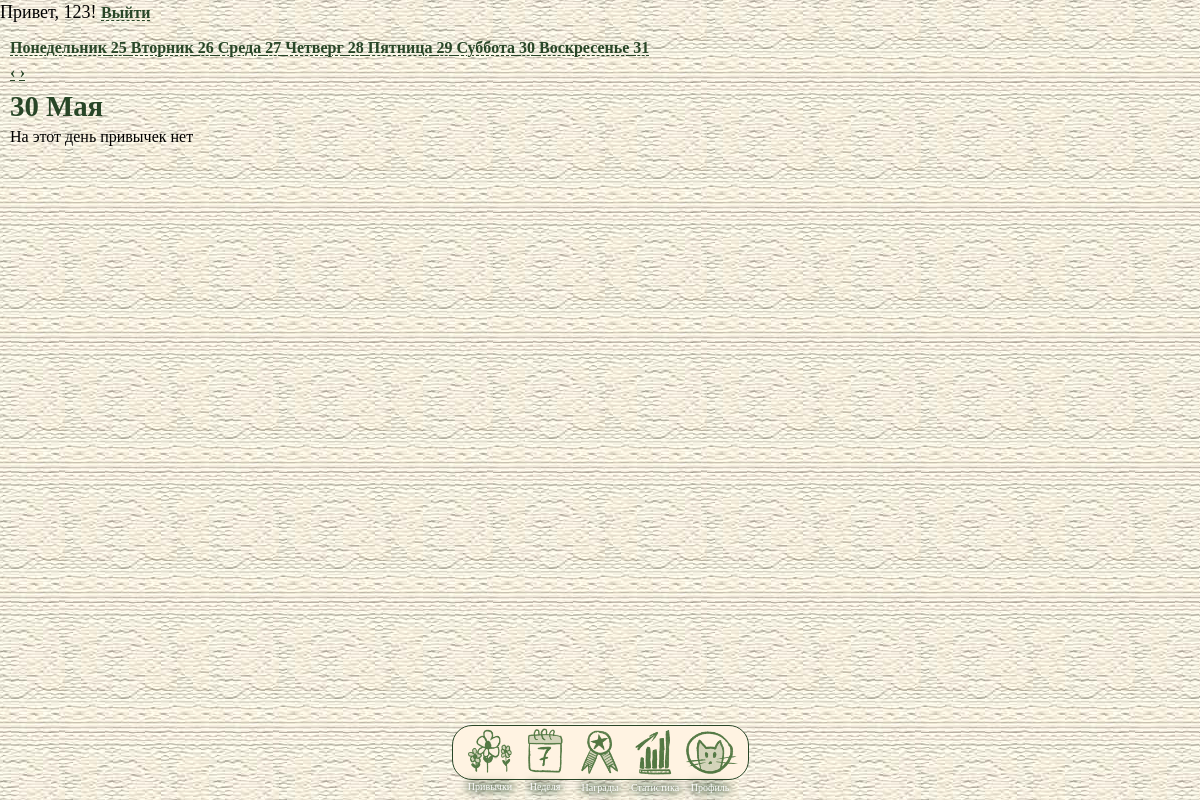
The page /week (signed in) on the database as committed earlier.
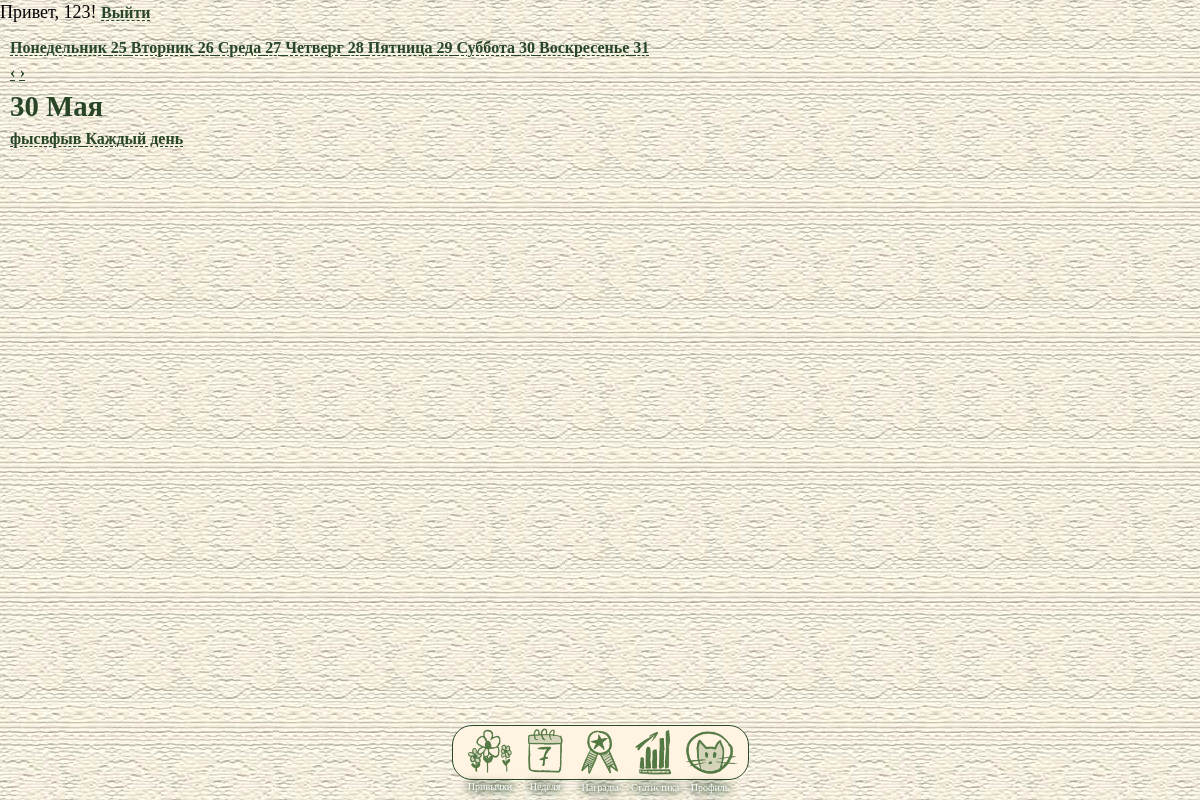
The same page on the database as committed later.
### app/models.py (models this page shows, shortened)
class User(UserMixin, db.Model):
    __tablename__ = 'users'
    id = db.Column(db.Integer, primary_key=True)
    email = db.Column(db.String(120), unique=True, nullable=False)
    username = db.Column(db.String(80), nullable=False)
    password_hash = db.Column(db.String(255), nullable=False)
    avatar_url = db.Column(db.String(255), nullable=True)
    experience = db.Column(db.Integer, default=0, nullable=False)
    created_at = db.Column(db.DateTime, default=datetime.utcnow, nullable=False)
    is_admin = db.Column(db.Boolean, default=False, nullable=False)
    habits = db.relationship('Habit', backref='user', lazy=True, cascade='all, delete-orphan')
    habit_logs = db.relationship('HabitLog', backref='user', lazy=True, cascade='all, delete-orphan')
    achievements = db.relationship('Achievement', backref='user', lazy=True, cascade='all, delete-orphan')
    rewards = db.relationship('Reward', backref='user', lazy=True, cascade='all, delete-orphan')

class Habit(db.Model):
    __tablename__ = 'habits'
    id = db.Column(db.Integer, primary_key=True)
    user_id = db.Column(db.Integer, db.ForeignKey('users.id'), nullable=False)
    category_id = db.Column(db.Integer, db.ForeignKey('categories.id'), nullable=True)
    title = db.Column(db.String(120), nullable=False)
    description = db.Column(db.Text, nullable=True)
    icon = db.Column(db.String(255), nullable=True)  # path relative to /static, e.g. 'uploads/habits/xyz.jpg'
    frequency = db.Column(db.String(20), nullable=False)  # 'daily' / 'weekly'
    target_days = db.Column(JSON, nullable=True)  # list[int], e.g. [1, 3, 5]
    reminder_time = db.Column(db.Time, nullable=True)
    color = db.Column(db.String(20), default='#4CAF50', nullable=False)
    is_active = db.Column(db.Boolean, default=True, nullable=False)
    created_at = db.Column(db.DateTime, default=datetime.utcnow, nullable=False)
    logs = db.relationship('HabitLog', backref='habit', lazy=True, cascade='all, delete-orphan')

### app/routes.py (the view)
@main.route('/week')
@login_required
def week():
    offset = request.args.get('offset', 0, type=int)
    today = date.today()
    monday = today - timedelta(days=today.weekday()) + timedelta(weeks=offset)
    sunday = monday + timedelta(days=6)
    default_sel = today.weekday() if monday <= today <= sunday else 0
    sel = request.args.get('day', default_sel, type=int)
    if sel < 0 or sel > 6:
        sel = default_sel
    user_habits = Habit.query.filter_by(user_id=current_user.id, is_active=True).all()
    days = []
    for i in range(7):
        d = monday + timedelta(days=i)
        iso_dow = i + 1  # 1=Пн ... 7=Вс
        days.append({
            'index': i,
            'date': d,
            'name': DAY_NAMES[i],
            'day_num': d.day,
            'label': f'{d.day} {MONTHS_GEN[d.month - 1].capitalize()}',
            'is_today': d == today,
            'is_selected': i == sel,
            'habits': [h for h in user_habits if _habit_scheduled_on(h, d, iso_dow)],
        })
    return render_template(
        'week.html',
        days=days,
        offset=offset,
        selected_index=sel,
    )

### app/models.py (called while the page is built)
@login_manager.user_loader
def load_user(user_id: str):
    return User.query.get(int(user_id))

### app/routes.py (called while the page is built)
def _habit_scheduled_on(habit, day: date, iso_dow: int) -> bool:
    if day < habit.created_at.date():
        return False
    if habit.frequency == 'daily':
        return True
    if habit.frequency == 'weekly' and habit.target_days:
        return iso_dow in habit.target_days
    return False

### app/templates/week.html (shortened to what this page needs)
{% extends "base.html" %}
{% block content %}
<section class="week-page">
    <div class="week-strip">
        {% for day in days %}
        <a class="week-day-btn {% if day.is_selected %}is-selected{% endif %} {% if day.is_today %}is-today{% endif %}"
           data-day="{{ day.index }}"
           data-label="{{ day.label }}"
           href="{{ url_for('main.week', offset=offset, day=day.index) }}">
            <span class="week-day-btn-name">{{ day.name }}</span>
            <span class="week-day-btn-num">{{ day.day_num }}</span>
        </a>
        {% endfor %}
    </div>
    <div class="week-arrows">
        <a class="week-arrow week-arrow-prev" href="{{ url_for('main.week', offset=offset - 1) }}">‹</a>
        <a class="week-arrow week-arrow-next" href="{{ url_for('main.week', offset=offset + 1) }}">›</a>
    </div>
    <h1 class="week-selected-date">
        {% for day in days if day.is_selected %}{{ day.label }}{% endfor %}
    </h1>
    {% for day in days %}
    <div class="week-day-panel" data-day="{{ day.index }}" {% if not day.is_selected %}hidden{% endif %}>
        <div class="week-habits">
            {% for habit in day.habits %}
            <a class="week-habit" href="{{ url_for('main.habit_edit', habit_id=habit.id) }}">
                <span class="week-habit-title">{{ habit.title }}</span>
                <span class="week-habit-freq">
                    {% if habit.frequency == 'daily' %}
                        Каждый день
                    {% elif habit.target_days %}
                        {{ habit.target_days|length }} раз в неделю
                    {% else %}
                        Раз в неделю
                    {% endif %}
                </span>
            </a>
            {% else %}
            <p class="week-empty">На этот день привычек нет</p>
            {% endfor %}
        </div>
    </div>
    {% endfor %}
</section>
{% endblock %}

### app/templates/base.html (shortened to what this page needs)
<!DOCTYPE html>
<html lang="en">
<head>
    <link rel="stylesheet" href="{{ url_for('static', filename='css/style.css') }}">
    <link rel="stylesheet" href="{{ url_for('static', filename='css/habits.css') }}">
    <link rel="stylesheet" href="{{ url_for('static', filename='css/reg_auth.css') }}">
    <link rel="stylesheet" href="{{ url_for('static', filename='css/week.css') }}">
</head>
<body>
    <header id="auth-bar">
        {% if current_user.is_authenticated %}
            <span>Привет, {{ current_user.username }}{% if current_user.is_admin %} (admin){% endif %}!</span>
            <a href="{{ url_for('auth.logout') }}">Выйти</a>
        {% else %}
            <a href="{{ url_for('auth.login') }}">Войти</a>
            <a href="{{ url_for('auth.register') }}">Регистрация</a>
        {% endif %}
    </header>
    <main>
        {% block content %}{% endblock %}
    </main>
<div id="main-menu">
    <div id="dock">
        <a href="{{ url_for('main.habits') }}">
            <div class="dock-button">
                <img src="{{ url_for('static', filename='images/dock/habits_icon.png') }}" alt="">
                <p>Привычки</p>
            </div>
        </a>
        <a href="{{ url_for('main.week') }}">
            <div class="dock-button">
                <img src="{{ url_for('static', filename='images/dock/week_icon.png') }}" alt="">
                <p>Неделя</p>
            </div>
        </a>
        <div class="dock-button">
            <img src="{{ url_for('static', filename='images/dock/achievements_icon.png') }}" alt="">
            <p>Награды</p>
        </div>
        <div class="dock-button">
            <img src="{{ url_for('static', filename='images/dock/statistics_icon.png') }}" alt="">
            <p>Статистика</p>
        </div>
        <div class="dock-button">
            <img src="{{ url_for('static', filename='images/dock/user_icon.png') }}" alt="">
            <p>Профиль</p>
        </div>
    </div>
</div>
</body>
</html>

### app/static/css/style.css (style rules this page uses)
:root { --dark-green: #284627; --dark-green-transp: #28462783; --light-beige: rgb(255, 243, 226); --dock-height: 75px; --btn-font-size: 1rem; }
* { margin: 0; padding: 0; box-sizing: border-box; }
html { min-height: 100%; background-color: var(--light-beige); background-image: url("../images/backgrounds/cloth064.jpg"); background-position: center; }
body { min-height: 100vh; background: transparent; font-family: "Raleway"; line-height: 1.4; font-size: 18px; }
p { font-size: 1rem; font-weight: 500; }
a { font-size: 1rem; font-weight: 600; color: var(--dark-green); text-decoration-line: underline; text-decoration-style: dashed; text-decoration-thickness: 1px; text-underline-offset: 2px; }
h1 { font-family: "Raleway-Italic"; color: var(--dark-green); font-size: 1.8rem; font-weight: 700; }
main { padding: 10px; padding-bottom: calc(var(--dock-height) + 20px); }
#main-menu { z-index: 100; width: 100%; position: fixed; bottom: 20px; }
#dock { margin: auto; padding: 0 10px 0 10px; height: 55px; width: max-content; display: flex; justify-content: center; align-items: flex-end; background-color: var(--light-beige); border: 1px solid var(--dark-green); border-radius: 20px; }
.dock-button { height: 55px; width: 55px; transition: all ease 0.2s; }
.dock-button p { margin-top: -5px; font-size: 10px; text-align: center; color: white; filter: drop-shadow(0 0 3px var(--dark-green)) drop-shadow(0 0 5px var(--dark-green)); }
#dock a { text-decoration: none; }
.dock-button img { width: 100%; }

Rows that differ between the two databases and show on the page:
added Habit: title "фысвфыв", frequency "Каждый день"
Other text that changed with them:
list line gone: "На этот день привычек нет"
